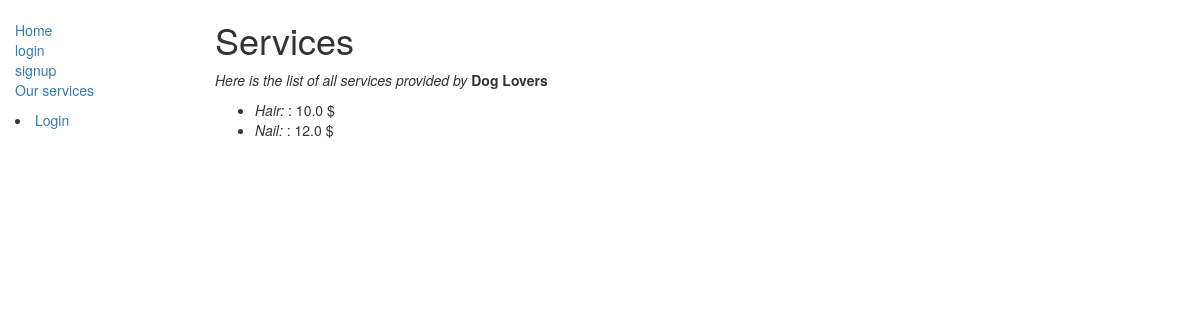
Before: /doggroomer/services/ with the older database file.
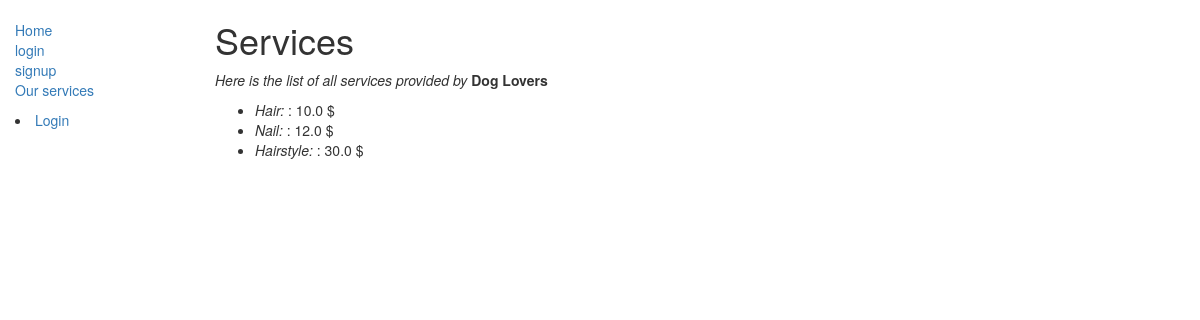
After: the same page with the newer database file.
### doggroomer/models.py (models this page shows, shortened)
class Option(models.Model):
    name = models.CharField(max_length=200, help_text="Enter grooming option here")
    price = models.FloatField("Price to be charged")

### doggroomer/views.py (the view)
# urls.py: path('services/', views.services, name='services'),
def services(request):
    return render(request, 'services.html', context={'services': Option.objects.all()})

### doggroomer/templates/services.html
{% extends "base_generic.html" %}
{% block content %}
<h1>Services</h1>
{% load static %}
  <p><em>Here is the list of all services provided by</em> <strong> Dog Lovers</strong></p>
{%  if services %}
  <ul>
  {% for service in services %}
    <li><em>{{service.name}}: </em> : </em> {{service.price}} $ </li>
  {% endfor %}
  </ul>
{% endif %}
{% endblock %}

Changed rows visible on the page:
added Option: name "Hairstyle", price "30.0"
